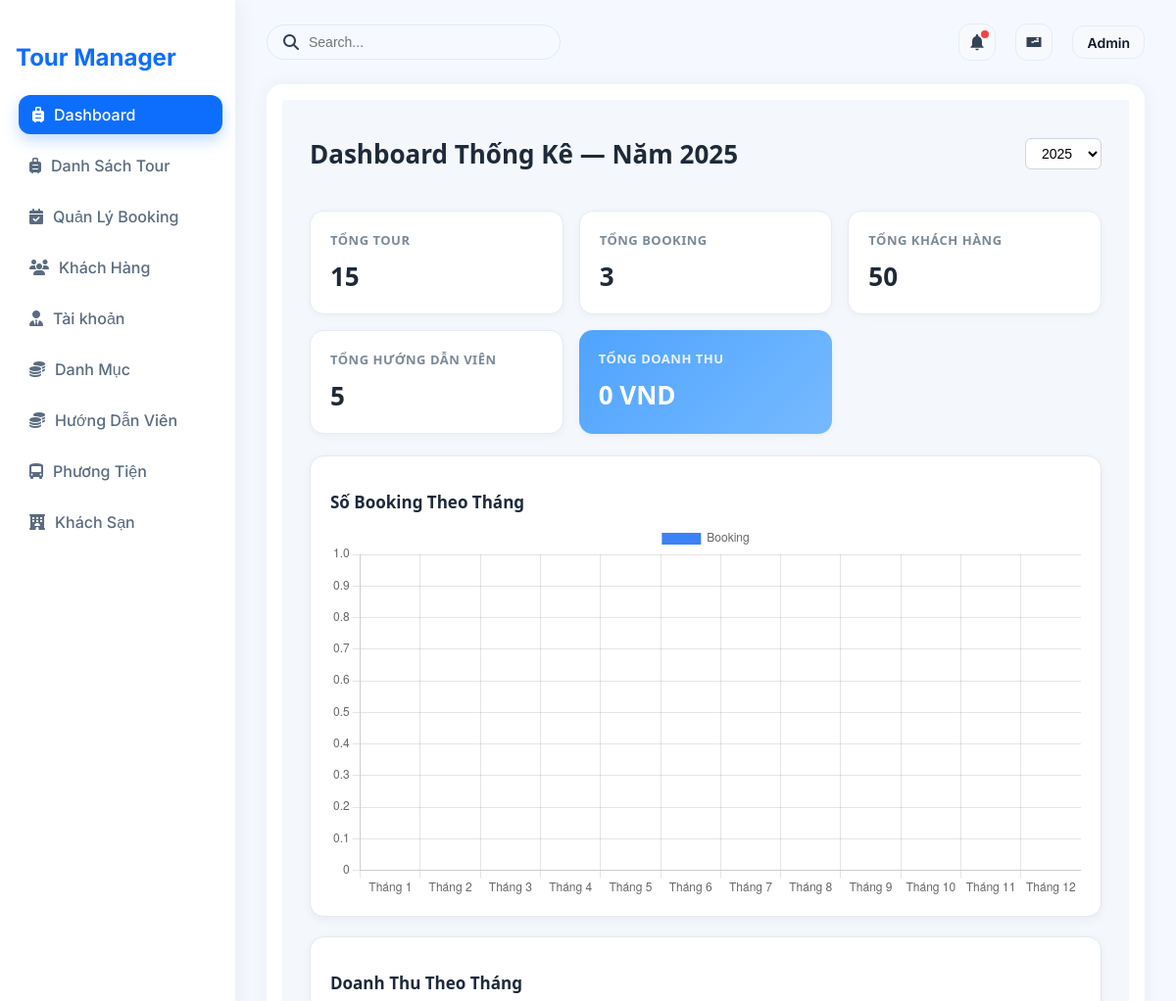
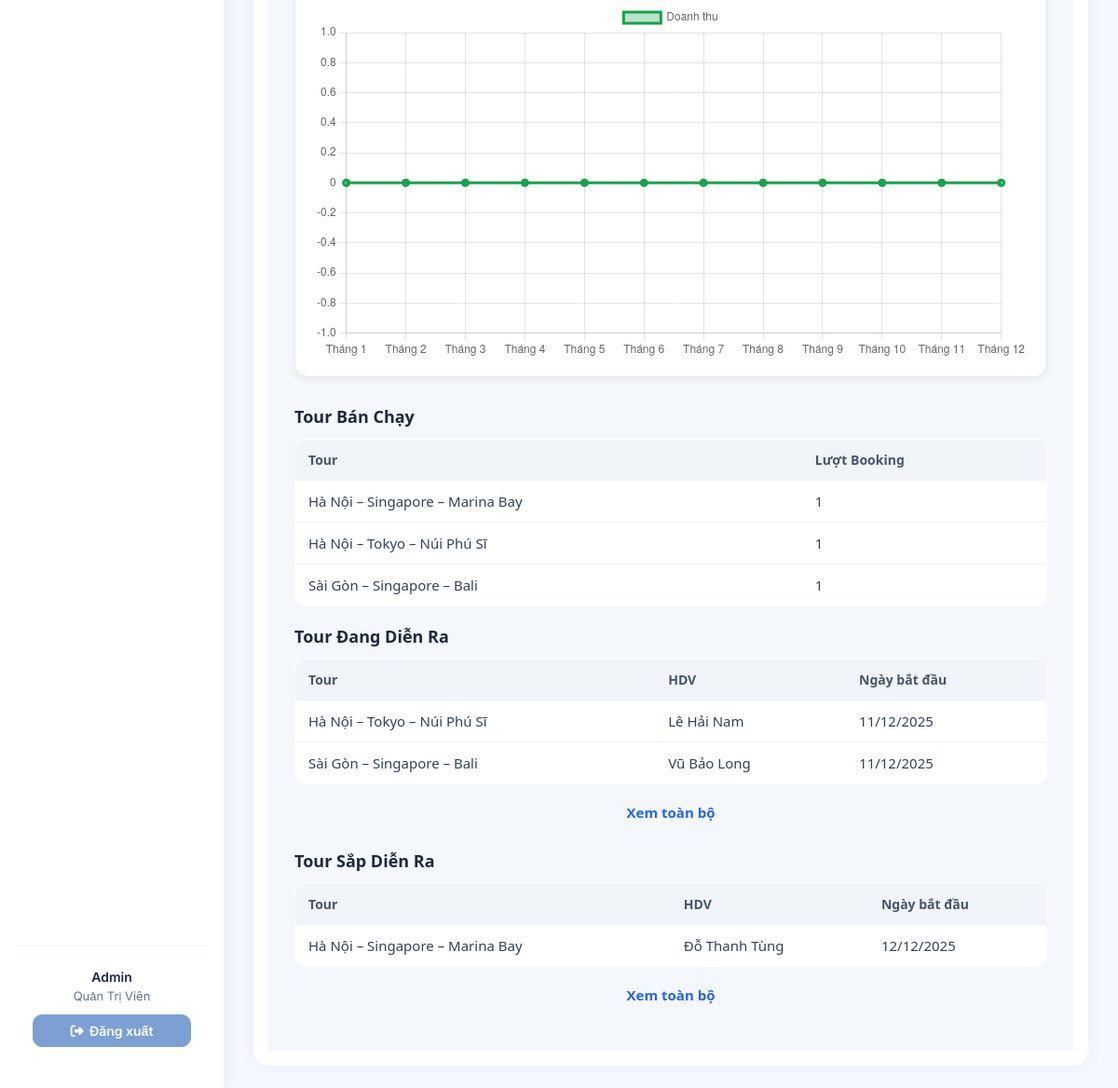
/?action=admin (signed in), run on the app's committed database (2 pictures, top to bottom).
### tables this page shows
CREATE TABLE `bookings` (
  `booking_id` int NOT NULL,
  `tour_id` int DEFAULT NULL,
  `guide_id` int DEFAULT NULL,
  `hotel_id` int DEFAULT NULL,
  `vehicle_id` int DEFAULT NULL,
  `status` enum('sap_dien_ra','dang_dien_ra','cho_xac_nhan_ket_thuc','da_hoan_thanh','da_huy') NOT NULL DEFAULT 'sap_dien_ra',
  `report` text,
  `created_at` timestamp NULL DEFAULT CURRENT_TIMESTAMP,
  `start_date` date DEFAULT NULL,
  `end_date` date DEFAULT NULL,
  `total_price` decimal(12,2) NOT NULL DEFAULT '0.00',
  `note` text
);

CREATE TABLE `tours` (
  `tour_id` int NOT NULL,
  `tour_name` varchar(150) NOT NULL,
  `description` text,
  `price_adult` int NOT NULL DEFAULT '0',
  `price_child` int NOT NULL DEFAULT '0',
  `days` int NOT NULL DEFAULT '1',
  `category_id` int DEFAULT NULL,
  `tour_images` varchar(255) DEFAULT NULL
);

CREATE TABLE `users` (
  `user_id` int NOT NULL,
  `username` varchar(50) NOT NULL,
  `password` varchar(255) NOT NULL,
  `role` enum('admin','guide') NOT NULL DEFAULT 'guide',
  `name` varchar(100) DEFAULT NULL,
  `email` varchar(100) DEFAULT NULL,
  `phone` varchar(20) DEFAULT NULL
);

### controllers/StatisticController.php (called while the page is built, shortened)
<?php
class StatisticController
{
    private $statisticQuery;
    public function __construct()
    {
        $this->statisticQuery = new StatisticQuery();
    }
    private function fillMonths(array $rows, string $field)
    {
        $result = [];
        for ($i = 1; $i <= 12; $i++) {
            $result[$i] = [
                'month' => $i,
                $field  => 0
            ];
        }
        return array_values($result);
    }
    public function dashboard()
    {
        $year = isset($_GET['year']) ? (int) $_GET['year'] : (int) date('Y');
        $data = [];
        $data['year'] = $year;
        $data['total_tours']     = $this->statisticQuery->getTotalTours();
        $data['total_customers'] = $this->statisticQuery->getTotalCustomers();
        $data['total_guides']    = $this->statisticQuery->getTotalGuides();
        $data['total_bookings']  = $this->statisticQuery->getTotalBookings($year);
        $data['total_revenue']   = $this->statisticQuery->getTotalRevenue($year);
        $bm = $this->statisticQuery->getBookingByMonth($year);
        $data['booking_month'] = $this->fillMonths($bm, 'total');
        $rm = $this->statisticQuery->getRevenueByMonth($year);
        $data['revenue_month'] = $this->fillMonths($rm, 'revenue');
        $data['top_tours']  = $this->statisticQuery->getTopTours($year);
        $data['top_guides'] = $this->statisticQuery->getTopGuides($year);
        $data['running_tours']  = $this->statisticQuery->getRunningTours($year);
        $data['upcoming_tours'] = $this->statisticQuery->getUpcomingTours($year);
        require './views/Statistic/Statistic.php';
    }
}

### routes/index.php (called while the page is built)
<?php
$action = $_GET['action'] ?? '/';
match ($action) {
    '/' => (new AuthController)->home(),
    'admin' => require './views/admin.php',
    'login' => (new AuthController)->login(),
    'logout' => (new AuthController)->logout(),
    'admin-listTours' => require './views/admin.php',
    'admin-createTours' => require './views/admin.php',
    'admin-updateTours' => require './views/admin.php',
    'admin-listUsers' => require './views/admin.php',
    'admin-createUsers' => require './views/admin.php',
    'admin-updateUsers' => require './views/admin.php',
    'admin-listCategory' => require './views/admin.php',
    'admin-createCategory' => require './views/admin.php',
    'admin-updateCategory' => require './views/admin.php',
    'admin-listCustomer' => require './views/admin.php',
    'admin-createCustomer' => require './views/admin.php',
    'admin-updateCustomer' => require './views/admin.php',
    'admin-listDiscount' => require './views/admin.php',
    'admin-createDiscount' => require './views/admin.php',
    'admin-updateDiscount' => require './views/admin.php',
    'admin-listGuide' => require './views/admin.php',
    'admin-createGuide' => require './views/admin.php',
    'admin-updateGuide' => require './views/admin.php',
    'admin-listTourGuide' => require './views/admin.php',
    'admin-createTourGuide' => require './views/admin.php',
    'admin-updateTourGuide' => require './views/admin.php',
    'admin-listHotel' => require './views/admin.php',
    'admin-createHotel' => require './views/admin.php',
    'admin-updateHotel' => require './views/admin.php',
    'admin-listVehicles' => require './views/admin.php',
    'admin-createVehicles' => require './views/admin.php',
    'admin-updateVehicles' => require './views/admin.php',
    'admin-listReport' => require './views/admin.php',
    'admin-createReport' => require './views/admin.php',
    'admin-updateReport' => require './views/admin.php',
    default => require './views/admin.php',
};

### index.php (called while the page is built, shortened)
<?php
spl_autoload_register(function ($class) {
    $fileName = "$class.php";
    $fileModel              = PATH_MODEL . $fileName;
});
require_once './routes/index.php';

### models/BaseModel.php (called while the page is built, shortened)
<?php
class BaseModel
{
    public function __construct()
    {
        $dsn = sprintf('mysql:host=%s;port=%s;dbname=%s;charset=utf8', DB_HOST, DB_PORT, DB_NAME);
        try {
            $this->pdo = new PDO($dsn, DB_USERNAME, DB_PASSWORD, DB_OPTIONS);
        } catch (PDOException $e) {
            die("Kết nối cơ sở dữ liệu thất bại: {$e->getMessage()}. Vui lòng thử lại sau.");
        }
    }
}

### models/StatisticQuery.php (called while the page is built, shortened)
<?php
class StatisticQuery extends BaseModel
{
    public function getTotalTours()
    {
        $sql = "SELECT COUNT(*) AS total FROM tours";
        $stmt = $this->pdo->query($sql);
        return (int) ($stmt->fetch()['total'] ?? 0);
    }
    public function getTotalCustomers()
    {
        $sql = "SELECT COUNT(*) AS total FROM customers";
        $stmt = $this->pdo->query($sql);
        return (int) ($stmt->fetch()['total'] ?? 0);
    }
    public function getTotalGuides()
    {
        $sql = "SELECT COUNT(*) AS total FROM guides";
        $stmt = $this->pdo->query($sql);
        return (int) ($stmt->fetch()['total'] ?? 0);
    }
    public function getTotalBookings($year)
    {
        $sql = "
            SELECT COUNT(*) AS total
            FROM bookings
            WHERE start_date IS NOT NULL
              AND YEAR(start_date) = :year
        ";
        $stmt = $this->pdo->prepare($sql);
        $stmt->execute(['year' => $year]);
        return (int) ($stmt->fetch()['total'] ?? 0);
    }
    public function getTotalRevenue($year)
    {
        $sql = "
            SELECT SUM(bc.price_per_customer) AS revenue
            FROM bookings b
            JOIN booking_customers bc ON b.booking_id = bc.booking_id
            WHERE b.status = 'da_hoan_thanh'
            AND YEAR(b.start_date) = :year
        ";
        $stmt = $this->pdo->prepare($sql);
        $stmt->execute(['year' => $year]);
        return (float) ($stmt->fetch()['revenue'] ?? 0);
    }
    public function getBookingByMonth($year)
    {
        $sql = "
            SELECT
                MONTH(start_date) AS month,
                COUNT(*) AS total
            FROM bookings
            WHERE status = 'da_hoan_thanh'
            AND YEAR(start_date) = :year
            GROUP BY MONTH(start_date)
            ORDER BY MONTH(start_date)
        ";
        $stmt = $this->pdo->prepare($sql);
        $stmt->execute(['year' => $year]);
        return $stmt->fetchAll(PDO::FETCH_ASSOC);
    }
    public function getRevenueByMonth($year)
    {
        $sql = "
            SELECT
                MONTH(b.start_date) AS month,
                SUM(bc.price_per_customer) AS revenue
            FROM bookings b
            JOIN booking_customers bc ON b.booking_id = bc.booking_id
            WHERE b.status = 'da_hoan_thanh'
            AND YEAR(b.start_date) = :year
            GROUP BY MONTH(b.start_date)
            ORDER BY MONTH(b.start_date)
        ";
        $stmt = $this->pdo->prepare($sql);
        $stmt->execute(['year' => $year]);
        return $stmt->fetchAll(PDO::FETCH_ASSOC);
    }
}

### views/Statistic/Statistic.php (the view, shortened to what this page needs)
<div class="dashboard-wrapper">
    <div class="dashboard-header">
        <h1>Dashboard Thống Kê — Năm <?= $data['year'] ?></h1>
        <form method="GET">
            <select name="year" class="year-select" onchange="this.form.submit()">
                <?php
                    $current = date("Y");
                    for ($y = $current; $y >= $current - 5; $y--):
                ?>
                <option value="<?= $y ?>" <?= ($data['year'] == $y ? 'selected' : '') ?>>
                    <?= $y ?>
                </option>
                <?php endfor; ?>
            </select>
        </form>
    </div>
    <div class="card-grid">
        <div class="stat-card">
            <h3>Tổng Tour</h3>
            <div class="value"><?= $data['total_tours'] ?></div>
        </div>
        <div class="stat-card">
            <h3>Tổng Booking</h3>
            <div class="value"><?= $data['total_bookings'] ?></div>
        </div>
        <div class="stat-card">
            <h3>Tổng Khách hàng</h3>
            <div class="value"><?= $data['total_customers'] ?></div>
        </div>
        <div class="stat-card">
            <h3>Tổng Hướng Dẫn Viên</h3>
            <div class="value"><?= $data['total_guides'] ?></div>
        </div>
        <div class="stat-card revenue">
            <h3>Tổng Doanh Thu</h3>
            <div class="value"><?= number_format($data['total_revenue']) ?> VND</div>
        </div>
    </div>
    <div class="chart-section">
        <div class="chart-box">
            <h3>Số Booking Theo Tháng</h3>
            <canvas id="chartBooking"></canvas>
        </div>
        <div class="chart-box">
            <h3>Doanh Thu Theo Tháng</h3>
            <canvas id="chartRevenue"></canvas>
        </div>
    </div>
    <div class="table-section">
        <h3 class="section-title">Tour Bán Chạy</h3>
        <table class="stat-table">
            <thead>
                <tr>
                    <th>Tour</th>
                    <th>Lượt Booking</th>
                </tr>
            </thead>
            <tbody>
                <?php foreach ($data['top_tours'] as $t): ?>
                <tr>
                    <td><?= $t['tour_name'] ?></td>
                    <td><?= $t['total'] ?></td>
                </tr>
                <?php endforeach; ?>
            </tbody>
        </table>
        <h3 class="section-title">Tour Đang Diễn Ra</h3>
        <table class="stat-table">
            <thead>
                <tr>
                    <th>Tour</th>
                    <th>HDV</th>
                    <th>Ngày bắt đầu</th>
                </tr>
            </thead>
            <tbody>
                <?php foreach ($data['running_tours'] as $t): ?>
                <tr>
                    <td><?= $t['tour_name'] ?></td>
                    <td><?= $t['guide_name'] ?></td>
                    <td><?= date('d/m/Y', strtotime($t['start_date'])) ?></td>
                </tr>
                <?php endforeach; ?>
            </tbody>
        </table>
        <a href="?action=admin-listBooking&status=dang_dien_ra" class="view-more-btn">Xem toàn bộ</a>
        <h3 class="section-title">Tour Sắp Diễn Ra</h3>
        <table class="stat-table">
            <thead>
                <tr>
                    <th>Tour</th>
                    <th>HDV</th>
                    <th>Ngày bắt đầu</th>
                </tr>
            </thead>
            <tbody>
                <?php foreach ($data['upcoming_tours'] as $t): ?>
                <tr>
                    <td><?= $t['tour_name'] ?></td>
                    <td><?= $t['guide_name'] ?></td>
                    <td><?= date('d/m/Y', strtotime($t['start_date'])) ?></td>
                </tr>
                <?php endforeach; ?>
            </tbody>
        </table>
        <a href="?action=admin-listBooking&status=sap_dien_ra" class="view-more-btn">Xem toàn bộ</a>
    </div>
</div>
<script>
const bookingData = <?= json_encode($data['booking_month']) ?>;
const revenueData = <?= json_encode($data['revenue_month']) ?>;
const bookingLabels = bookingData.map(x => "Tháng " + x.month);
const bookingValues = bookingData.map(x => x.total);
const revenueLabels = revenueData.map(x => "Tháng " + x.month);
const revenueValues = revenueData.map(x => x.revenue);
// Booking chart
new Chart(document.getElementById("chartBooking"), {
    type: "bar",
    data: {
        labels: bookingLabels,
        datasets: [{
            label: "Booking",
            data: bookingValues,
            backgroundColor: "#3b82f6",
            borderRadius: 6
        }]
    }
});
// Revenue Chart
new Chart(document.getElementById("chartRevenue"), {
    type: "line",
    data: {
        labels: revenueLabels,
        datasets: [{
            label: "Doanh thu",
            data: revenueValues,
            borderColor: "#16a34a",
            backgroundColor: "rgba(22,163,74,0.3)",
            borderWidth: 3,
            tension: 0.4
        }]
    }
});
</script>

### assets/css/admin.css (style rules this page uses)
* { box-sizing: border-box; }
body { font-family: "Inter", sans-serif; margin: 0; padding: 0; background: #f5f9ff; color: #334155; display: flex; height: 100vh; overflow: hidden; }

### views/Statistic/Statistic.php (style rules this page uses)
.dashboard-wrapper { padding: 20px 28px; font-family: "Segoe UI", sans-serif; background: #f4f7fc; }
.dashboard-header { display: flex; justify-content: space-between; align-items: center; margin-bottom: 22px; }
.dashboard-header h1 { font-size: 26px; font-weight: 700; color: #1e2a3a; }
.year-select { padding: 6px 12px; border-radius: 6px; border: 1px solid #ced6e0; background: #fff; font-size: 14px; }
.card-grid { display: grid; gap: 16px; grid-template-columns: repeat(auto-fit, minmax(220px, 1fr)); margin-bottom: 22px; }
.stat-card { background: #ffffff; padding: 20px; border-radius: 14px; border: 1px solid #e6ebf2; box-shadow: 0 2px 8px rgba(0, 0, 0, 0.04); transition: .2s; }
.stat-card h3 { font-size: 13px; margin: 0; text-transform: uppercase; letter-spacing: .5px; color: #7c8a97; }
.stat-card .value { margin-top: 10px; font-size: 26px; font-weight: 700; color: #1f2937; }
.stat-card.revenue { background: linear-gradient(135deg, #4fa3ff, #76baff); border: none; color: #fff; }
.stat-card.revenue h3 { color: rgba(255, 255, 255, 0.85); }
.stat-card.revenue .value { color: #ffffff; }
.chart-section { display: grid; gap: 20px; grid-template-columns: repeat(auto-fit, minmax(450px, 1fr)); margin-bottom: 30px; }
.chart-box { background: white; padding: 18px 20px; border-radius: 14px; border: 1px solid #e4e8ef; box-shadow: 0 3px 10px rgba(0, 0, 0, 0.05); }
.chart-box h3 { font-size: 17px; font-weight: 600; margin-bottom: 10px; color: #1e293b; }
.table-section { margin-top: 20px; }
.section-title { font-size: 18px; font-weight: 700; margin: 20px 0 12px; color: #1e293b; }
.stat-table { width: 100%; border-collapse: collapse; background: #fff; border-radius: 12px; overflow: hidden; border: 1px solid #e6ebf2; margin-bottom: 20px; }
.stat-table thead { background: #f1f4f9; }
.stat-table th { text-align: left; font-size: 14px; padding: 12px 14px; color: #475569; font-weight: 600; }
.stat-table td { padding: 12px 14px; font-size: 15px; color: #334155; border-top: 1px solid #eef2f6; }
.view-more-btn { display: block; text-align: center; margin: 10px 0 30px; font-size: 15px; font-weight: 600; color: #2563eb; text-decoration: none; transition: 0.2s; }

### data on the page
bookings: tour.tour_name "Hà Nội – Tokyo – Núi Phú Sĩ", users.name "Lê Hải Nam", start_date "11/12/2025"
bookings: tour.tour_name "Sài Gòn – Singapore – Bali", users.name "Vũ Bảo Long", start_date "11/12/2025"
bookings: tour.tour_name "Hà Nội – Singapore – Marina Bay", users.name "Đỗ Thanh Tùng", start_date "12/12/2025"

### other printed values
$user['name'] "Admin"
$data['year'] "2025"
$data['total_tours'] "15"
$data['total_bookings'] "3"
$data['total_customers'] "50"
$data['total_guides'] "5"
$data['total_revenue'] "0"
$t['tour_name'] "Hà Nội – Singapore – Marina Bay"
$t['total'] "1"
$t['tour_name'] "Hà Nội – Tokyo – Núi Phú Sĩ"
$t['tour_name'] "Sài Gòn – Singapore – Bali"
form field year "2025"
